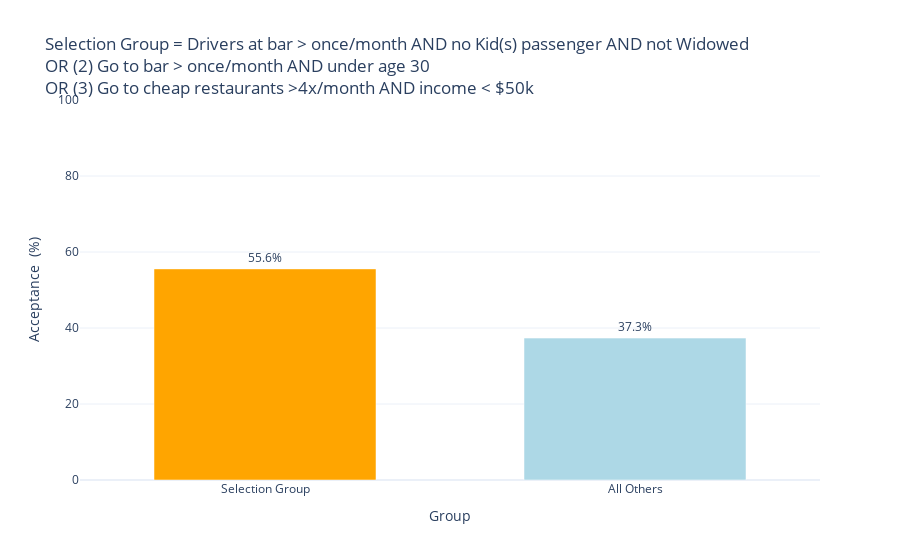

Notebook code for this chart:
### Code cell
# use plotly for same chart as above
# Define groupings
barmorethanonce = ['4~8', 'gt8']
under30years = ['below21', '21-25', '26-30']
lowcostrestaurantgreaterthan4 = ['4~8', 'gt8']
incomebrackets = [
    'less than $12500',
    '$12500 - $24999',
    '$25000 - $37499',
    '$37500 - $49999'
]

# Drivers!
drivers =     (
        (bardata['car'] != 'do not drive') 
    )

# Define Selection Group
group1 = bardata[
    (
        drivers &
        (bardata['car'] != 'do not drive') &
        (bardata['Bar'].isin(barmorethanonce)) &
        (bardata['passenger'] != 'Kid(s)') &
        (bardata['maritalStatus'] != 'Widowed')
    )
    |
    (
        drivers &
        (bardata['Bar'].isin(barmorethanonce)) &
        (bardata['age'].isin(under30years))
    )
    |
    (
        drivers &
        (bardata['RestaurantLessThan20'].isin(lowcostrestaurantgreaterthan4)) &
        (bardata['income'].isin(incomebrackets))
    )
]

# Group 2: all others
group2 = bardata[~bardata.index.isin(group1.index)]

# Calculate acceptance rates
rate1 = group1['Y'].mean() * 100
rate2 = group2['Y'].mean() * 100

# Prepare data 
plot_df = pd.DataFrame({
    'Group': ['Selection Group', 'All Others'],
    'Acceptance Rate': [rate1, rate2]
})

# Create Plotly bar chart
fig = px.bar(
    plot_df,
    x='Group',
    y='Acceptance Rate',
    text='Acceptance Rate',
    color='Group',
    color_discrete_sequence=['orange', 'lightblue'],
    title=(
        "Selection Group = Drivers at bar > once/month AND no Kid(s) passenger AND not Widowed<br>"
        "OR (2) Go to bar > once/month AND under age 30<br>"
        "OR (3) Go to cheap restaurants >4x/month AND income < $50k<br>"
    )
)

fig.update_traces(texttemplate='%{text:.1f}%', textposition='outside')
fig.update_layout(
    yaxis_title='Acceptance  (%)',
    yaxis_range=[0, 100],
    uniformtext_minsize=8,
    uniformtext_mode='hide',
    bargap=0.4,
    template='plotly_white',
    showlegend=False
)

fig.show()

### Figure 1 — Plotly figure (JSON) as saved in the notebook; plotly's stock layout.template omitted (floating-point values rounded to 4 significant figures)
{"data": [{"alignmentgroup": "True", "hovertemplate": "Group=%{x}<br>Acceptance Rate=%{text}<extra></extra>", "legendgroup": "Selection Group", "marker": {"color": "orange", "pattern": {"shape": ""}}, "name": "Selection Group", "offsetgroup": "Selection Group", "orientation": "v", "showlegend": true, "text": [55.56], "textposition": "outside", "texttemplate": "%{text:.1f}%", "type": "bar", "x": ["Selection Group"], "xaxis": "x", "y": [55.56], "yaxis": "y"}, {"alignmentgroup": "True", "hovertemplate": "Group=%{x}<br>Acceptance Rate=%{text}<extra></extra>", "legendgroup": "All Others", "marker": {"color": "lightblue", "pattern": {"shape": ""}}, "name": "All Others", "offsetgroup": "All Others", "orientation": "v", "showlegend": true, "text": [37.34], "textposition": "outside", "texttemplate": "%{text:.1f}%", "type": "bar", "x": ["All Others"], "xaxis": "x", "y": [37.34], "yaxis": "y"}], "layout": {"bargap": 0.4, "barmode": "relative", "legend": {"title": {"text": "Group"}, "tracegroupgap": 0}, "showlegend": false, "title": {"text": "Selection Group = Drivers at bar > once/month AND no Kid(s) passenger AND not Widowed<br>OR (2) Go to bar > once/month AND under age 30<br>OR (3) Go to cheap restaurants >4x/month AND income < $50k<br>"}, "uniformtext": {"minsize": 8, "mode": "hide"}, "xaxis": {"anchor": "y", "categoryarray": ["Selection Group", "All Others"], "categoryorder": "array", "domain": [0, 1], "title": {"text": "Group"}}, "yaxis": {"anchor": "x", "domain": [0, 1], "range": [0, 100], "title": {"text": "Acceptance  (%)"}}}}
